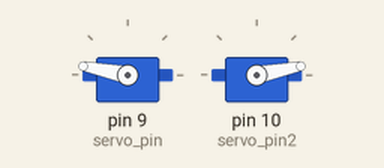
Recording of a sketch running on a simulated Arduino Uno, built with avr-gcc and run on an emulated ATmega328P. On the bench: 2 × servo.

Above: at 0.05 s.
At 3.05 s:
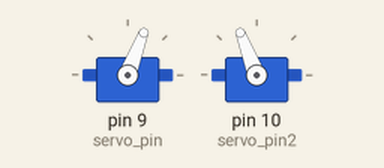
At 6.15 s:
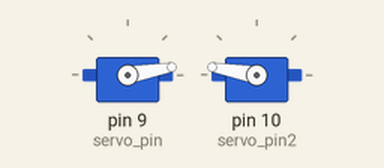
At 12.25 s:
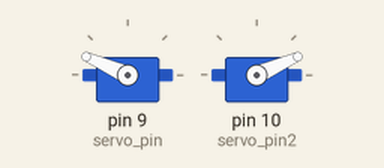
Timing chart, 0 to 20.3 s (numbered marks = the images above):
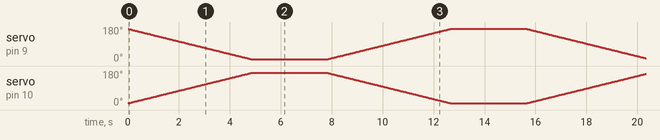

The sketch:

servo_porte.ino
```cpp
#include <Servo.h>
Servo s1;
Servo s2;

const int servo_pin = 9;
const int servo_pin2 = 10;
int angle_ouvert = 10;
int angle_ferme = 170;

void ouvrir() {
  s1.write(angle_ouvert);
  s2.write(180 - angle_ouvert);
}

void fermer() {
  s1.write(angle_ferme);
  s2.write(180 - angle_ferme);
}

void setup() {
  s1.attach(servo_pin);
  s2.attach(servo_pin2);

  fermer();
}

void ouverture_controler(int depart, int arrive, int vitesse) {
  int pas = arrive > depart ? 1 : -1;
  for (int a = depart; a != arrive; a += pas) {
    s1.write(a);
    s2.write(180 - a);
    delay(vitesse);
  }
  s1.write(arrive);
  s2.write(180 - arrive);
}

//exemple de loop
void loop() {
  ouverture_controler(angle_ferme, angle_ouvert, 30);
  delay(3000);
  ouverture_controler(angle_ouvert, angle_ferme, 30);
  delay(3000);
}
```
